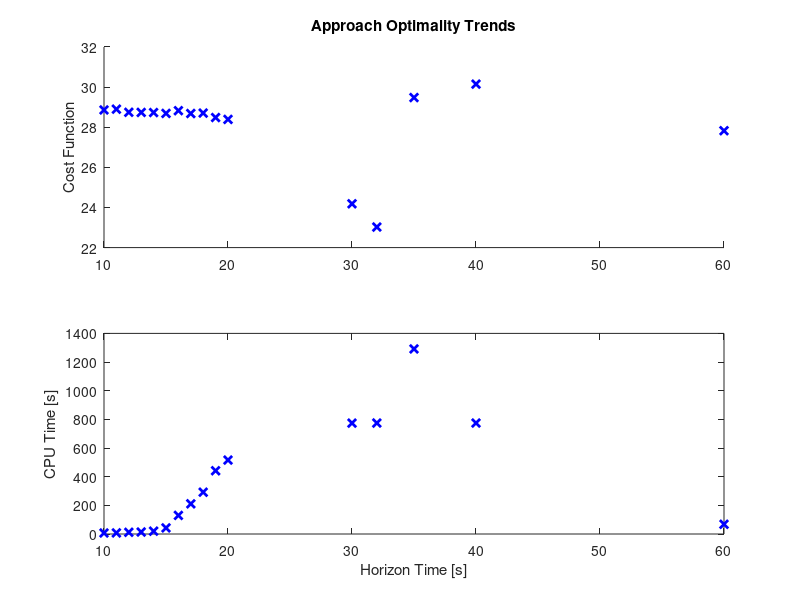

Write the MATLAB code that produced this figure.
%Approach Trend
close all, clear all, clc

w1 = 1e-1; %Thrust
w2 = 1;    %Targeting

%fuel parameters
g0 = 9.80665;
I = 800;            %s
umax = 0.26;        %N
ISP = I/(0.5*g0);   %Full tank mass ~0.5kg
mdot = umax/ISP/g0;

%FullSoln
tmax = 60;
fval = 27.8273;
cpuT = 67.7231;

T = [10, 11, 12, 13, 14, 15, 16, 17, 18, 19, 20, 30, 32, 35, 40, tmax]; %horizon time
f = [0.4986, 0.4986, 0.4988, 0.4988, 0.4989, 0.4990, 0.4989, 0.4990, 0.4990,...
    0.4991, 0.4991, 0.4964, 0.4974, 0.4964, 0.4962, 0.5]; %fuel left
D = [27.9997, 28.0392, 28.0062, 27.9997, 28.0546, 28.0729, 28.1473, 28.0683,...
    28.0895, 27.9294, 27.8358, 21.9689, 21.4243, 27.2636, 27.8093, fval]; %abs val of distance from target
C = [6.9886, 7.5112, 11.89, 13.7647, 19.8051, 42.6595, 129.9068, 210.585, 291.6829,...
    441.3541, 515.9198, 773.6754,774.3038, 1291.5151, 774.3479, cpuT]; %cpu time


%cost function
J = w1*(0.5-f)/mdot+w2*D;

figure
subplot(2,1,1)
hold on
plot(T,J,'bx','linewidth',2)
title('Approach Optimality Trends')
ylabel('Cost Function')

subplot(2,1,2)
plot(T,C,'bx','linewidth',2)
xlabel('Horizon Time [s]')
ylabel('CPU Time [s]')


